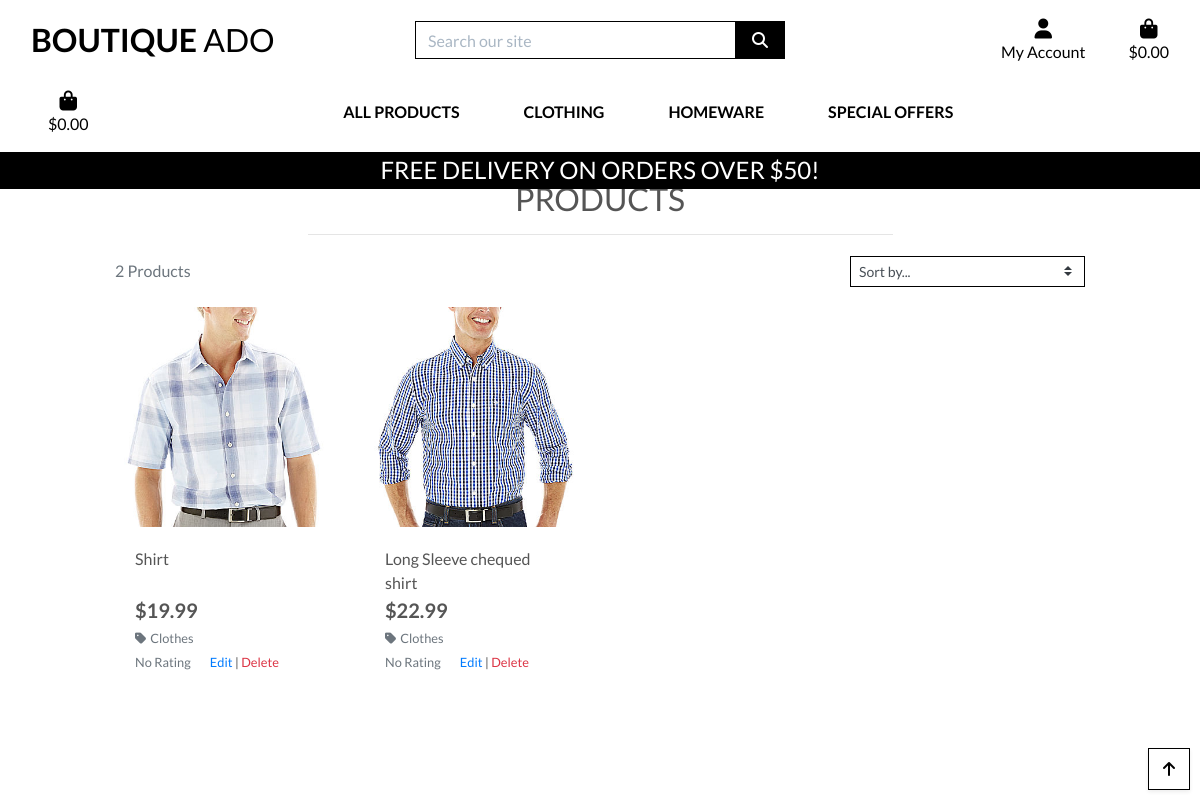
Screenshot of /products/ (signed in) with the database file from the repository.
### products/models.py (models this page shows, shortened)
class Product(models.Model):
    category = models.ForeignKey('Category', null=True, blank=True, on_delete=models.SET_NULL)
    sku = models.CharField(max_length=254, null=True, blank=True)
    name = models.CharField(max_length=254)
    description = models.TextField()
    has_sizes = models.BooleanField(default=False, null=True, blank=True)
    price = models.DecimalField(max_digits=6, decimal_places=2)
    rating = models.DecimalField(max_digits=6, decimal_places=2, null=True, blank=True)
    image_url = models.URLField(max_length=1024, null=True, blank=True)
    image = models.ImageField(null=True, blank=True)

class Category(models.Model):
    class Meta:
        verbose_name_plural = 'Categories'
    name = models.CharField(max_length=254)
    friendly_name = models.CharField(max_length=254, null=True, blank=True)

### products/views.py (the view, shortened to what this page needs)
# urls.py: path('', views.all_products, name='products'),
@login_required
def all_products(request):
    products = Product.objects.all()
    query = None
    Categories = None
    sort = None
    direction = None
    current_sorting = f'{sort}_{direction}'
    context = {
        'products': products,
        'search_term': query,
        'current_categories': Categories,
        'current_sorting': current_sorting,
    }
    return render(request, 'products/products.html', context)

### bag/contexts.py (called while the page is built, shortened)
def bag_contents(request):
    bag_items = []
    total = 0
    product_count = 0
    bag = request.session.get('bag', {})
    if total < settings.FREE_DELIVERY_THRESHOLD:
        delivery = total * Decimal(settings.STANDARD_DELIVERY_PERCENTAGE / 100)
        free_delivery_delta = settings.FREE_DELIVERY_THRESHOLD - total
    else:
        delivery = 0
        free_delivery_delta = 0
    grand_total = delivery + total
    context = {
        'bag_items': bag_items,
        'total': total,
        'product_count': product_count,
        'delivery': delivery,
        'free_delivery_delta': free_delivery_delta,
        'free_delivery_threshold': settings.FREE_DELIVERY_THRESHOLD,
        'grand_total': grand_total,
    }
    return context

### products/templates/products/products.html (shortened to what this page needs)
{% extends "base.html" %}
{% load static %}
{% block page_header %}
    <div class="container header-container">
    </div>
{% endblock %}
{% block content %}
    <div class="overlay"></div>
    <div class="container-fluid">
        <div class="row">
            <div class="col text-center mt-3">
                <h2 class="logo-font">Products</h2>
                <hr class="w-50 mb-1">
            </div>
        </div>
        <div class="row">
            <div class="product-container col-10 offset-1">
                <div class="row mt-1 mb-2">
                    <div class="col-12 col-md-6 my-auto order-md-last d-flex justify-content-center justify-content-md-end">
                        <div class="sort-select-wrapper w-50">
                            <select id="sort-selector" class="custom-select custom-select-sm rounded-0 border border-{% if current_sorting != 'None_None' %}info{% else %}black{% endif %}">
                                <option value="reset" {% if current_sorting == 'None_None' %}selected{% endif %}>Sort by...</option>
                            </select>
                        </div>
                    </div>
                    <div class="col-12 col-md-6 order-md-first">
                        <p class="text-muted mt-3 text-center text-md-left">
                            {{ products|length }} Products{% if search_term %} found for <strong>"{{ search_term }}"</strong>{% endif %}
                        </p>
                    </div>
                </div>
                <div class="row">
                    {% for product in products %}
        <div class="col-sm-6 col-md-6 col-lg-4 col-xl-3">
            <div class="card h-100 border-0">
                {% if product.image %}
                    <a href="{% url 'product_detail' product.id %}">
                        <img class="card-img-top img-fluid" src="{{ product.image.url }}" alt="{{ product.name }}">
                    </a>
                {% else %}
                    <a href="{% url 'product_detail' product.id %}">
                        <img class="card-img-top img-fluid" src="{{ MEDIA_URL }}noimage.png" alt="{{ product.name }}">
                    </a>
                {% endif %}
                <div class="card-body pb-0">
                    <p class="mb-0">{{ product.name }}</p>
                </div>
                <div class="card-footer bg-white pt-0 border-0 text-left">
                    <div class="row">
                        <div class="col">
                            <p class="lead mb-0 text-left font-weight-bold">${{ product.price }}</p>
                            {% if product.category %}
                                <p class="small mt-1 mb-0">
                                    <a class="text-muted" href="{% url 'products' %}?category={{ product.category.name }}">
                                        <i class="fas fa-tag mr-1"></i>{{ product.category.friendly_name }}
                                    </a>
                                </p>
                            {% endif %}
                            {% if product.rating %}
                                <small class="text-muted"><i class="fas fa-star mr-1"></i>{{ product.rating }} / 5</small>
                            {% else %}
                                <small class="text-muted">No Rating</small>
                            {% endif %}
                            {% if request.user.is_superuser %}
                                <small class="ml-3">
                                    <a href="{% url 'edit_product' product.id %}">Edit</a> |
                                    <a class="text-danger" href="{% url 'delete_product' product.id %}">Delete</a>
                                 </small>
                            {% endif %}
                        </div>
                    </div>
                </div>
            </div>
        </div>
                    {% endfor %}
                </div>
            </div>
        </div>
    </div>
    <div class="btt-button shadow-sm rounded-0 border border-black">
        <a class="btt-link d-flex h-100">
            <i class="fas fa-arrow-up text-black mx-auto my-auto"></i>
        </a>
    </div>
{% endblock %}

### templates/base.html (shortened to what this page needs)
{% load static %}
<!doctype html>
<html lang="en">
<head>
  {% block corecss %}
  <link rel="stylesheet" href="https://stackpath.bootstrapcdn.com/bootstrap/4.4.1/css/bootstrap.min.css"
>
    <link rel="stylesheet" href="{% static 'css/base.css' %}">
  {% endblock %}
</head>
<body>
  <header class="container-fluid fixed-top">
    <div id="topnav" class="row bg-white pt-lg-2 d-none d-lg-flex">
      <div class="col-12 col-lg-4 my-auto py-1 py-lg-0 text-center text-lg-left">
        <a href="{% url 'home' %}" class="nav-link main-logo-link">
          <h2 class="logo-font text-black my-0"><strong>Boutique</strong> Ado</h2>
        </a>
      </div>
      <div class="col-12 col-lg-4 my-auto py-1 py-lg-0">
        <form method="GET" action="{% url 'products' %}">
          <div class="input-group w-100">
            <input class="form-control border border-black rounded-0" type="text" name="q"
              placeholder="Search our site">
            <div class="input-group-append">
              <button class="form-control btn btn-black border border-black rounded-0" type="submit">
                <span class="icon">
                  <i class="fas fa-search"></i>
                </span>
              </button>
            </div>
          </div>
        </form>
      </div>
      <div class="col-12 col-lg-4 my-auto py-1 py-lg-0">
        <ul class="list-inline list-unstyled text-center text-lg-right my-0">
          <li class="list-inline-item dropdown">
            <a class="text-black nav-link" href="#" id="user-options" data-toggle="dropdown" aria-haspopup="true"
              aria-expanded="false">
              <div class="text-center">
                <div><i class="fas fa-user fa-lg"></i></div>
                <p class="my-0">My Account</p>
              </div>
            </a>
          </li>
          <li class="list-inline-item">
            <a class="{% if grand_total %}text-info font-weight-bold{% else %}text-black{% endif %} nav-link" href="">
              <div class="text-center">
                <div><i class="fas fa-shopping-bag fa-lg"></i></div>
                <p class="my-0">
                  {% if grand_total %}
                  ${{ grand_total|floatformat:2 }}
                  {% else %}
                  $0.00
                  {% endif %}
                </p>
              </div>
            </a>
          </li>
        </ul>
      </div>
    </div>
    <div class="row bg-white">
      <nav class="navbar navbar-expand-lg navbar-light w-100">
        {% include 'includes/mobile-top-header.html' %}
        {% include 'includes/main-nav.html' %}
      </nav>
    </div>
    <div id="delivery-banner" class="row text-center">
      <div class="col bg-black text-white">
        <h4 class="logo-font my-1">Free delivery on orders over ${{ free_delivery_threshold }}!</h4>
      </div>
    </div>
  </header>
  {% block page_header %}
  {% endblock %}
  {% block content %}
  {% endblock %}
</body>
</html>

### templates/includes/mobile-top-header.html (shortened to what this page needs)
<li class="list-inline-item">
    <a class="{% if grand_total %}text-info font-weight-bold{% else %}text-black{% endif %} nav-link" href="#">
        <div class="text-center">
            <div><i class="fas fa-shopping-bag fa-lg"></i></div>
            <p class="my-0">
                {% if grand_total %}
                    ${{ grand_total|floatformat:2 }}
                {% else %}
                    $0.00
                {% endif %}
            </p>
        </div>
    </a>
</li>

### templates/includes/main-nav.html (shortened to what this page needs)
<div class="collapse navbar-collapse" id="main-nav">
    <ul class="navbar-nav w-auto mx-auto">
        <li class="nav-item dropdown">
            <a class="logo-font font-weight-bold nav-link text-black mr-5" href="#" id="all-products-link" data-toggle="dropdown" aria-haspopup="true" aria-expanded="false">
                All Products
            </a>
        </li>
        <li class="nav-item dropdown">
            <a class="logo-font font-weight-bold nav-link text-black mr-5" href="#" id="clothing-link" data-toggle="dropdown" aria-haspopup="true" aria-expanded="false">
                Clothing
            </a>
        </li>
        <li class="nav-item dropdown">
            <a class="logo-font font-weight-bold nav-link text-black mr-5" href="#" id="homeware-link" data-toggle="dropdown" aria-haspopup="true" aria-expanded="false">
                Homeware
            </a>
        </li>
        <li class="nav-item dropdown">
            <a class="logo-font font-weight-bold nav-link text-black" href="#" id="specials-link" data-toggle="dropdown" aria-haspopup="true" aria-expanded="false">
                Special Offers
            </a>
        </li>
    </ul>
</div>

### static/css/base.css (style rules this page uses)
html { height: 100%; }
body { background: url('/media/homepage_background_cropped.jpg') no-repeat center center fixed; background-size: cover; height: calc(100vh - 164px); color: #555; font-family: 'Lato'; }
.icon { align-items: center; display: inline-flex; justify-content: center; height: 1.5rem; width: 1.5rem; }
.logo-font { text-transform: uppercase; }
.main-logo-link { width: fit-content; }
.btn-black { background: black; color: white; }
.text-black { color: #000 !important; }
.border-black { border: 1px solid black !important; }
.bg-black { background: #000 !important; }
.overlay { height: 100%; width: 100%; top: 0; left: 0; position: fixed; background: white; z-index: -1; }
.btt-button { height: 42px; width: 42px; position: fixed; bottom: 10px; right: 10px; }
.btt-link, .update-link, .remove-item { cursor: pointer; }
input[name='q']::placeholder { color: #aab7c4; }
@media (min-width: 1200px) { .container { max-width: 80%; } }
@media (min-width: 992px) { .header-container { padding-top: 164px; } }

### rows the page displays
Product: image (picture), name "Shirt", price "19.99", category.friendly_name "Clothes", shows "No Rating"
Product: image (picture), name "Long Sleeve chequed shirt", price "22.99", category.friendly_name "Clothes", shows "No Rating"

### other values shown
{{ free_delivery_threshold }} "50"
{{ products|length }} "2"
